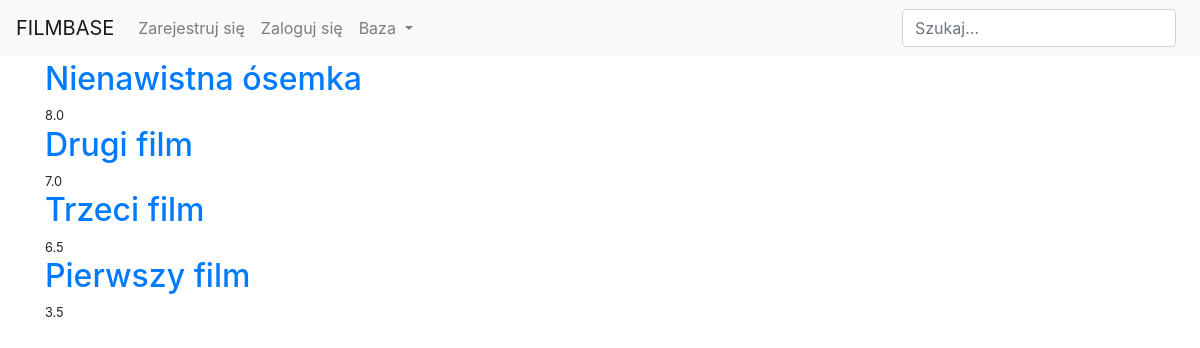
The page /base/movies/ranking/ on the database its author committed.
### main/models.py (models this page shows, shortened)
class Movie(models.Model):
    title = models.CharField(null=False, blank=False, max_length=100, verbose_name='Tytuł')
    description = models.CharField(null=False, blank=False, max_length=400, verbose_name='Opis')
    date_of_realease = models.DateField(null=False, blank=False, verbose_name='Data premiery')
    kind = models.CharField(null=False, blank=False, max_length=100, verbose_name='Gatunek')
    actors = models.ManyToManyField(Person, related_name='Starred_in')
    directors = models.ManyToManyField(Person, related_name='Directed')
    scenarists = models.ManyToManyField(Person, related_name='Wrote_the_script')
    slug = models.SlugField(null=True, blank=True)
    is_accepted = models.BooleanField(default=False)
    def get_average(self):
        rates = self.rate_set.all().values_list('choice', flat=True)
        if rates:
            average = (sum(rates))/len(rates)
            return average
        return "Brak oceny"

### main/views.py (the view)
# urls.py: path('movies/ranking/', MovieListView.as_view(), name='list_movie'),
class MovieListView(ListView):
    model = Movie
    template_name = 'main/list_movie.html'
    context_object_name = 'movies'
    def get_queryset(self):
        qs = Movie.objects.annotate(average_stars = Avg('rate__choice')).order_by('-average_stars')
        return qs

### main/templates/main/list_movie.html (shortened to what this page needs)
{% extends 'users/base.html' %}
{% block content %}
    {% for movie in movies %}
        <h2><a href="{% url 'detail_movie' slug=movie.slug %}">{{ movie.title }}</a></h2>
        <small>{{ movie.get_average }}</small>
    {% endfor %}
{% endblock %}

### rows shown on the page
Movie: title "Nienawistna ósemka", get_average "8.0"
Movie: title "Drugi film", get_average "7.0"
Movie: title "Trzeci film", get_average "6.5"
Movie: title "Pierwszy film", get_average "3.5"
